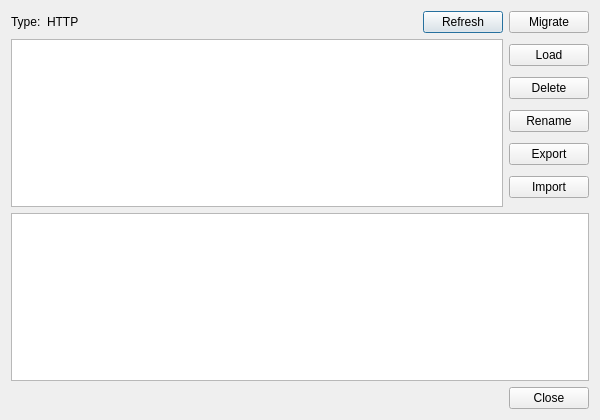
<?xml version="1.0" encoding="UTF-8"?>
<ui version="4.0">
 <class>ActionManager</class>
 <widget class="QDialog" name="ActionManager">
  <property name="geometry">
   <rect>
    <x>0</x>
    <y>0</y>
    <width>600</width>
    <height>420</height>
   </rect>
  </property>
  <property name="windowTitle">
   <string>Action Manager</string>
  </property>
  <layout class="QVBoxLayout" name="verticalLayout">
   <item>
    <layout class="QHBoxLayout" name="horizontalLayout">
     <item>
      <widget class="QLabel" name="labelType">
       <property name="text">
        <string>Type:</string>
       </property>
      </widget>
     </item>
     <item>
      <widget class="QLabel" name="labelTypeValue">
       <property name="text">
        <string>HTTP</string>
       </property>
      </widget>
     </item>
     <item>
      <spacer name="horizontalSpacer">
       <property name="orientation">
        <enum>Qt::Horizontal</enum>
       </property>
       <property name="sizeHint" stdset="0">
        <size>
         <width>40</width>
         <height>20</height>
        </size>
       </property>
      </spacer>
     </item>
     <item>
      <widget class="QPushButton" name="btnRefresh">
       <property name="text">
        <string>Refresh</string>
       </property>
      </widget>
     </item>
    <item>
     <widget class="QPushButton" name="btnMigrate">
      <property name="text">
       <string>Migrate</string>
      </property>
     </widget>
    </item>
    </layout>
   </item>
   <item>
    <layout class="QHBoxLayout" name="horizontalLayout_2">
     <item>
      <widget class="QListWidget" name="listActions"/>
     </item>
     <item>
      <layout class="QVBoxLayout" name="verticalLayout_2">
       <item>
        <widget class="QPushButton" name="btnLoad">
         <property name="text">
          <string>Load</string>
         </property>
        </widget>
       </item>
       <item>
        <widget class="QPushButton" name="btnDelete">
         <property name="text">
          <string>Delete</string>
         </property>
        </widget>
       </item>
       <item>
        <widget class="QPushButton" name="btnRename">
         <property name="text">
          <string>Rename</string>
         </property>
        </widget>
       </item>
       <item>
        <widget class="QPushButton" name="btnExport">
         <property name="text">
          <string>Export</string>
         </property>
        </widget>
       </item>
       <item>
        <widget class="QPushButton" name="btnImport">
         <property name="text">
          <string>Import</string>
         </property>
        </widget>
       </item>
      </layout>
     </item>
    </layout>
   </item>
   <item>
    <widget class="QTextEdit" name="tePreview">
     <property name="readOnly">
      <bool>true</bool>
     </property>
    </widget>
   </item>
   <item>
    <layout class="QHBoxLayout" name="horizontalLayout_3">
     <item>
      <spacer name="horizontalSpacer_2">
       <property name="orientation">
        <enum>Qt::Horizontal</enum>
       </property>
       <property name="sizeHint" stdset="0">
        <size>
         <width>40</width>
         <height>20</height>
        </size>
       </property>
      </spacer>
     </item>
     <item>
      <widget class="QPushButton" name="btnClose">
       <property name="text">
        <string>Close</string>
       </property>
      </widget>
     </item>
    </layout>
   </item>
  </layout>
 </widget>
 <resources/>
 <connections/>
</ui>
